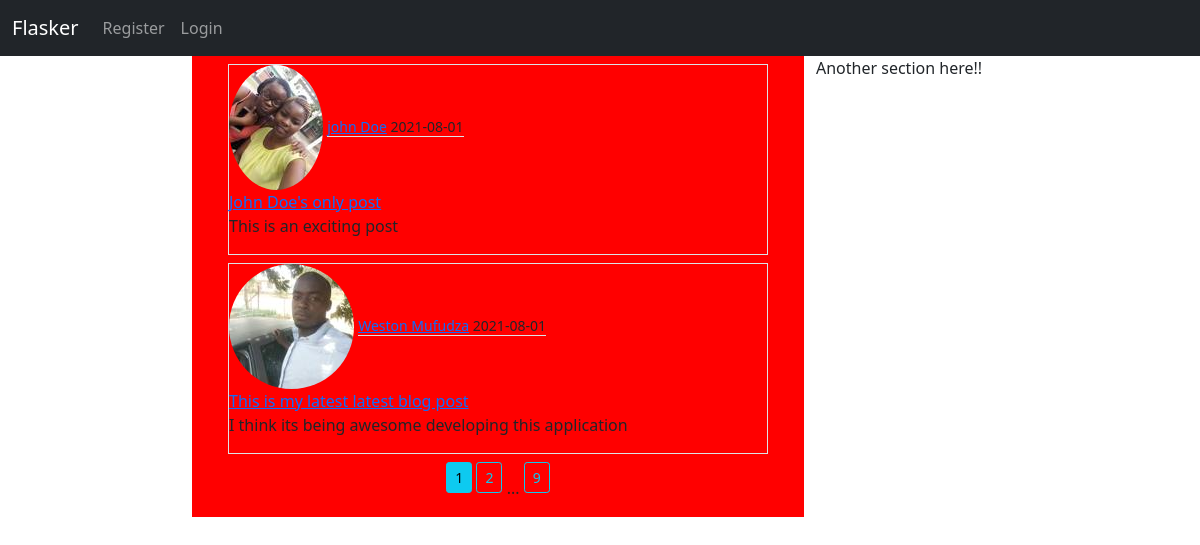
The page /home on the database its author committed.
### flaskblog/models.py (models this page shows, shortened)
class Post(db.Model):
    id= db.Column(db.Integer, primary_key= True)
    title= db.Column(db.String(120), nullable= False)
    date_posted= db.Column(db.DateTime, nullable= False, default= datetime.utcnow)
    content= db.Column(db.Text, nullable= False)
    user_id= db.Column(db.Integer, db.ForeignKey('user.id'), nullable= False)

class User(db.Model, UserMixin):
    id= db.Column(db.Integer, primary_key= True)
    username= db.Column(db.String(20), unique= True, nullable= False)
    email= db.Column(db.String(120), unique= True, nullable= False)
    image_file= db.Column(db.String(20), default= 'default.jpg')
    password= db.Column(db.String(20), nullable= False)
    posts= db.relationship('Post', backref= 'author', lazy= True)

### flaskblog/main/routes.py (the view)
@main.route('/')
@main.route('/home')
def home():
    page= request.args.get('page', 1, type= int)
    posts= Post.query.order_by(Post.date_posted.desc()).paginate(page= page, per_page= 2)
    return render_template('home.html', posts= posts)

### templates/home.html
{% extends 'base.html' %}
{% block content %}
  <div class="container">
    {% for post in posts.items %}
      <div class="content-section border mt-2">
        <img class="rounded-circle" src="{{ url_for('static', filename= 'profile_pics/'+ post.author.image_file)}}">
        <small class="border-bottom"><a href="{{ url_for('users.user_posts', username= post.author.username)}}">{{ post.author.username }}</a> {{ post.date_posted.strftime('%Y-%m-%d') }}</small><br>
        <a class="text-center" href="{{url_for('posts.post', post_id= post.id)}}">{{ post.title }}</a>
        <p>{{ post.content }}</p>
      </div>
    {% endfor %}
    <div class="mt-2 text-center">
      {% for page_num in posts.iter_pages(left_edge= 1, right_edge= 1, left_current= 1, right_current= 2) %}
        {% if page_num %}
          {% if posts.page== page_num %}
            <a class="btn btn-info btn-sm mb-4" href="{{ url_for('main.home', page= page_num)}}">{{ page_num }}</a>
          {% else %}
            <a class="btn btn-outline-info btn-sm mb-4" href="{{ url_for('main.home', page= page_num)}}">{{ page_num }}</a>
          {% endif %}
        {% else %}
          ...
        {% endif %}
      {% endfor %}
    </div>
  </div>
{% endblock content %}

### templates/base.html (shortened to what this page needs)
<!doctype html>
<html lang="en">
  <head>
    <link href="{{url_for('static', filename= 'css/style.css')}}" rel="stylesheet">
    <link rel="stylesheet" href="{{ url_for('static', filename= 'css/style.css')}}">
    <link href="https://cdn.jsdelivr.net/npm/bootstrap@5.0.2/dist/css/bootstrap.min.css" rel="stylesheet">
  </head>
  <body>
    {% include 'navbar.html' %}
    <div class="row">
    <div class="col-md-6 offset-md-2 content-section">
      {% block content %}
      {% endblock content %}
    </div>
    <div class="col-md-4">
      Another section here!!
    </div>
  </div>
  </body>
</html>

### templates/navbar.html (shortened to what this page needs)
<nav class="navbar navbar-expand-sm navbar-dark bg-dark">
  <div class="container-fluid">
    <a class="navbar-brand" href="{{ url_for('main.home')}}">Flasker</a>
    <div class="collapse navbar-collapse" id="navbarNav">
      <ul class="navbar-nav">
        {% if current_user.is_authenticated %}
        <li class="nav-item">
          <a class="nav-link" href="{{ url_for('posts.create_post')}}">New Post</a>
        </li>
        <li class="nav-item">
          <a class="nav-link" href="{{ url_for('users.account')}}">Account</a>
        </li>
        <li class="nav-item">
          <a class="nav-link" href="{{ url_for('users.logout')}}">Logout</a>
        </li>
        {% else %}
          <li class="nav-item">
            <a class="nav-link" href="{{ url_for('users.register')}}">Register</a>
          </li>
          <li class="nav-item">
            <a class="nav-link" href="{{ url_for('users.login')}}">Login</a>
          </li>
          {% endif %}
      </ul>
    </div>
  </div>
</nav>

### static/css/style.css (style rules this page uses)
.content-section { background-color: red; }

### rows shown on the page
Post: image_file (picture), author.username "john Doe", date_posted "2021-08-01", title "John Doe's only post", content "This is an exciting post"
Post: image_file (picture), author.username "Weston Mufudza", date_posted "2021-08-01", title "This is my latest latest blog post", content "I think its being awesome developing this application"

### other values the page prints
{{ page_num }} "1"
{{ page_num }} "2" "9"
